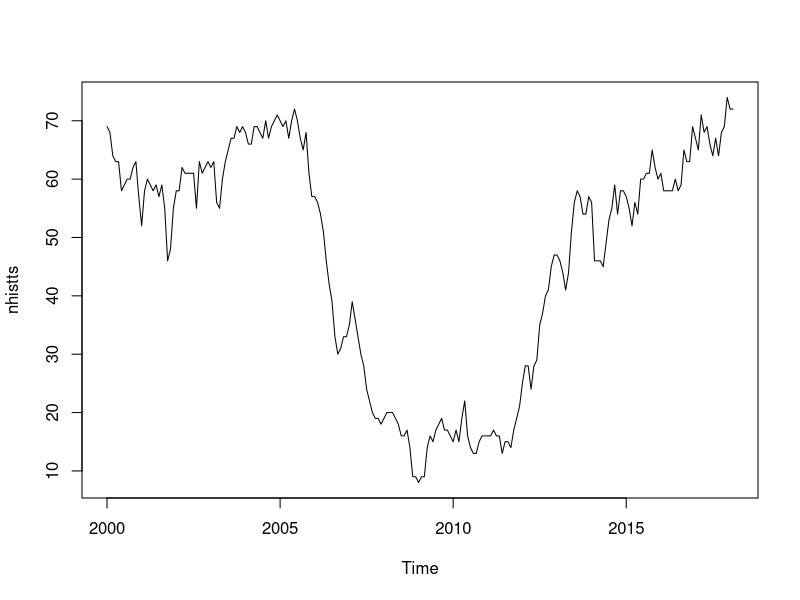
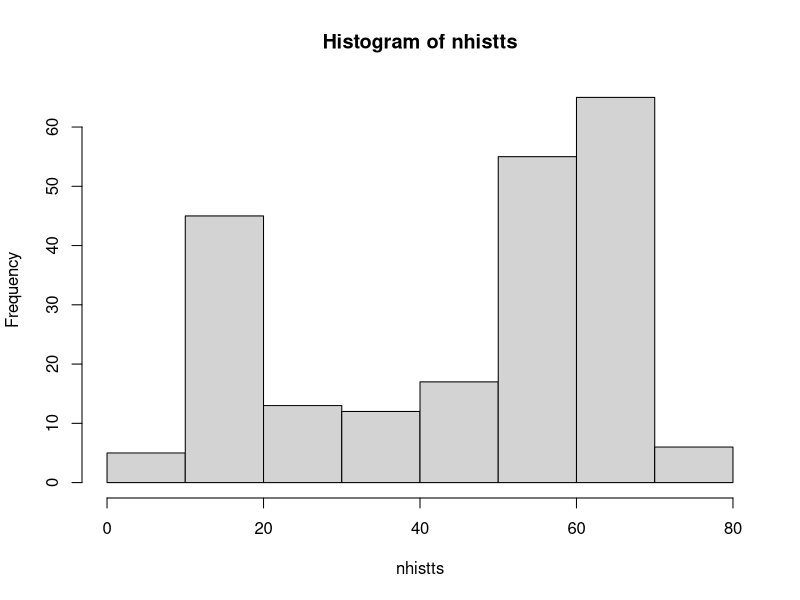
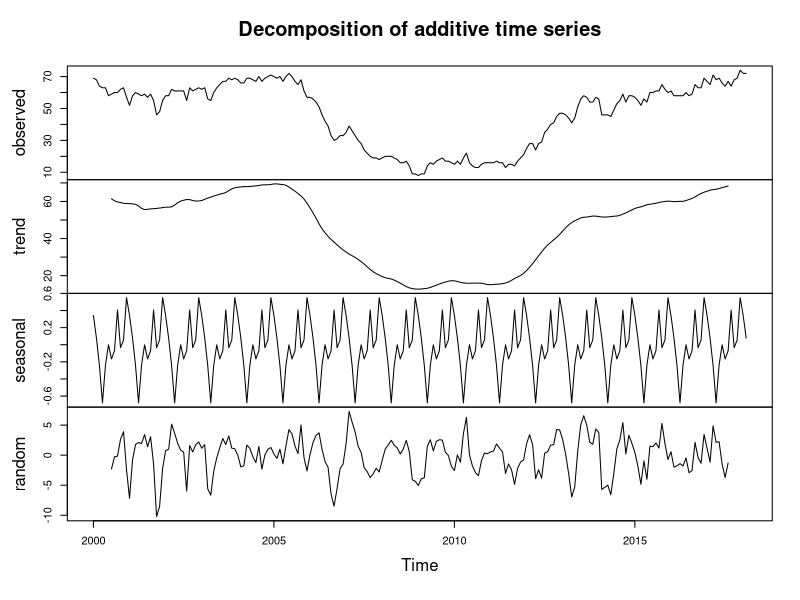
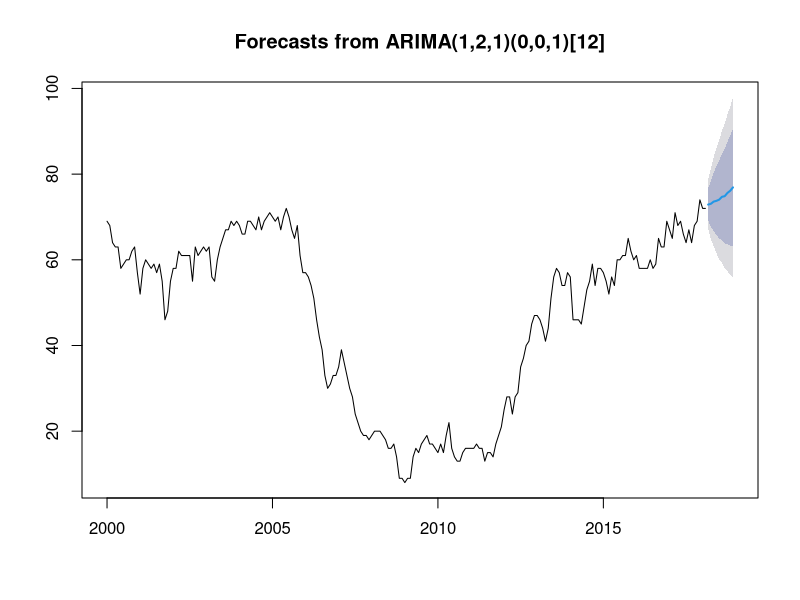
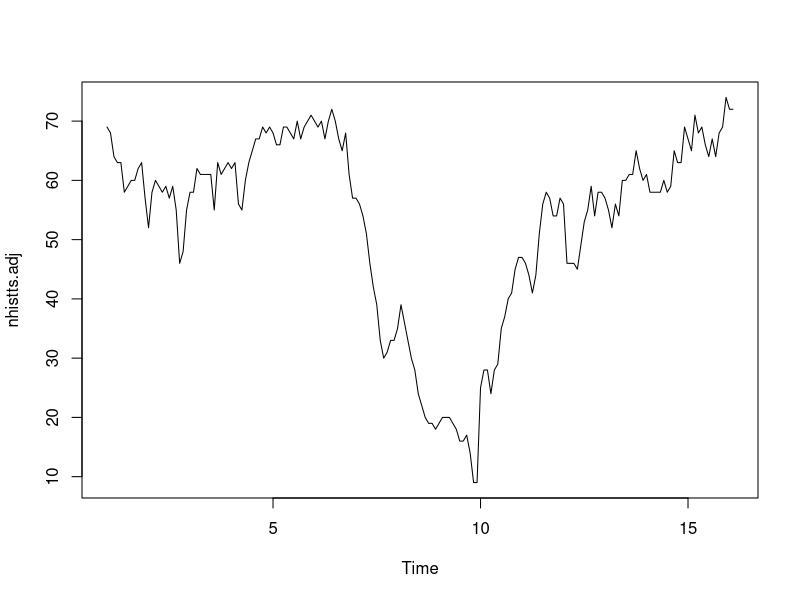
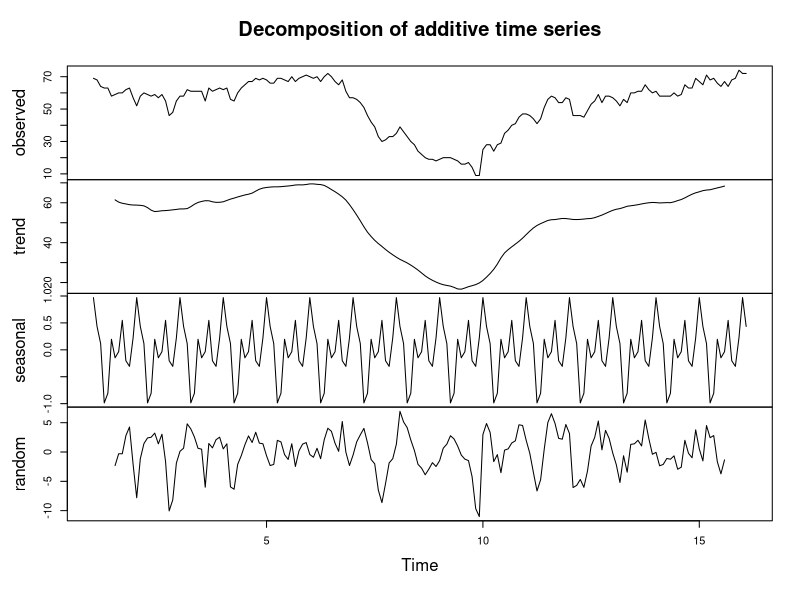
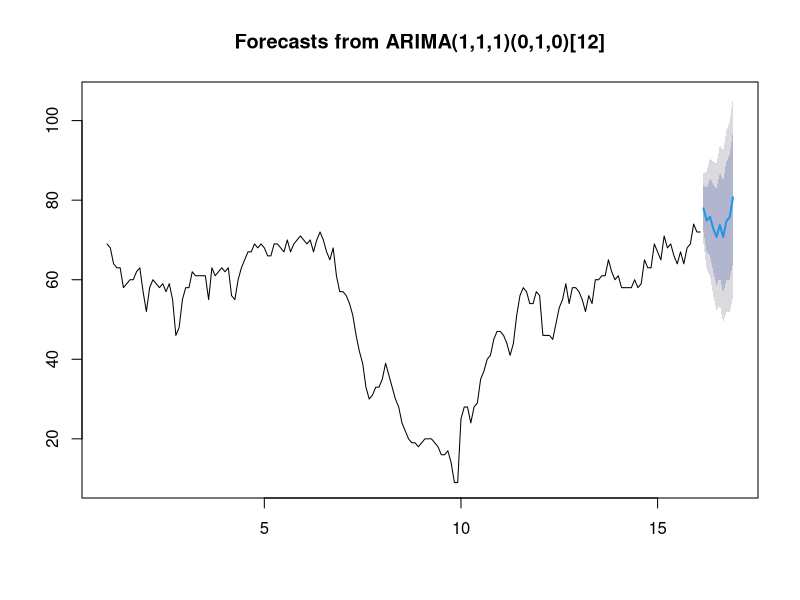

Reproduce these figures in R, in order.
## ---- chunk 1
# import history data from the file and convert the data into time series object
nhist <- read.csv("national_history.csv", header = TRUE)
nhistts <- ts(nhist[,2], frequency = 12, start = c(2000,1), end = c(2018,2))

# get a sense of what the data looks like
plot(nhistts)
hist(nhistts)
summary(nhistts)
nhisttscomp <- decompose(nhistts)
plot(nhisttscomp)
## ---- chunk 2
# to select a time series model using cross validation due to the continuous requirement 
# of time series model, a rolling basis cross validation will be implented

# load necessary library
library(forecast)

# to create a group identifier for each year and the 2 monthes in 2018 will be combined with 2017
id <- rep(1:18, each = 12)
id <- c(id, c(18, 18))

# to create one numeric vector for storing mae value and one list for ARIMA parameters
models <- vector("list", 17)
maes <- vector("numeric", 17)

# loop through every traning group
for (i in 2:17){
  nhisttsforecast <- auto.arima(window(nhistts, 2000, c(1999 + i, 12)), D = 1, trace = TRUE)
  models[[i]] <- nhisttsforecast$arma
  if (i < 17){
    pred <- forecast(nhisttsforecast, 12)
  } else {
    pred <- forecast(nhisttsforecast, 14)
  }
  maes[i] <- mean(abs(pred$mean - nhistts[id == i + 1]))
}

# using mae criterion for the best fitting model
models[[which.min(maes[2:17]) + 1]]
## ---- chunk 3
# fit the optimal model to the whole data set
nhisttsforecast <- arima(nhistts, order = c(1, 2, 1), seasonal = list(order = c(0, 0, 1), period = 12))
prediction <- forecast(nhisttsforecast, 10)
prediction
plot(prediction)
## ---- chunk 4
# create a new data set without the drop period
nhist.adj <- rbind(nhist[1:108,],nhist[145:218,])
nhistts.adj <- ts(nhist.adj[,2], frequency = 12, start = 1)

# get a sense of what adjusted data looks like
plot.ts(nhistts.adj)
nhisttscomp.adj <- decompose(nhistts.adj)
plot(nhisttscomp.adj)
## ---- chunk 5
# to create a group identifier for each year
id.adj <- rep(1:15, each = 12)
id.adj <- c(id.adj, c(15, 15))
models.adj <- vector("list", 14)
maes.adj <- vector("numeric", 14)

# loop through every year
for (i in 2:14){
  nhisttsforecast.adj <- auto.arima(window(nhistts.adj, 1, c(i, 12)), D = 1, trace = TRUE)
  models.adj[[i]] <- nhisttsforecast.adj$arma
  if (i < 14){
    pred.adj <- forecast(nhisttsforecast.adj, 12)
  } else {
    pred.adj <- forecast(nhisttsforecast.adj, 14)
  }
  maes.adj[i] <- mean(abs(pred.adj$mean - nhistts.adj[id == i + 1]))
}

#find the model with lowest MAE
models.adj[[which.min(maes.adj[2:14]) + 1]]

# fit the optimal model to the whole data set
nhisttsforecast.adj <- arima(nhistts.adj, order = c(1, 1, 1), seasonal = list(order = c(0, 1, 0), period = 12))
prediction.adj <- forecast(nhisttsforecast.adj, 10)
prediction.adj
plot(prediction.adj)
